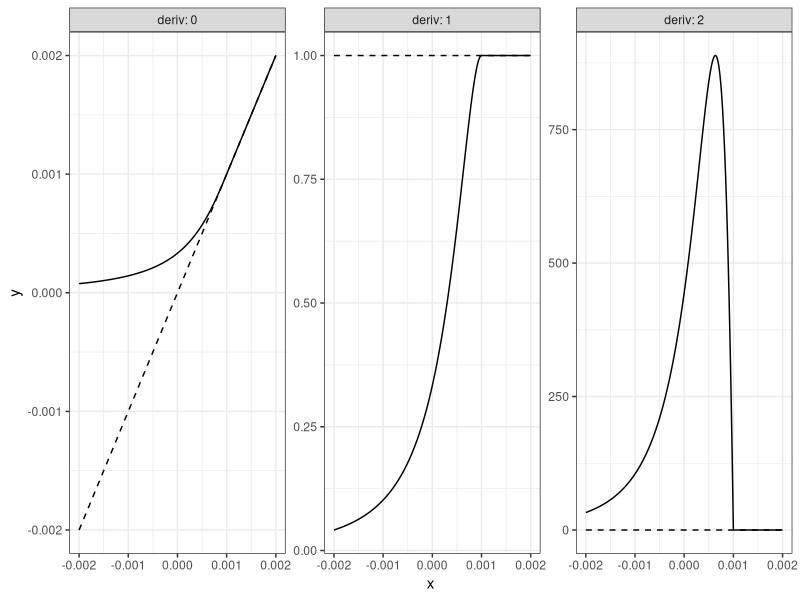
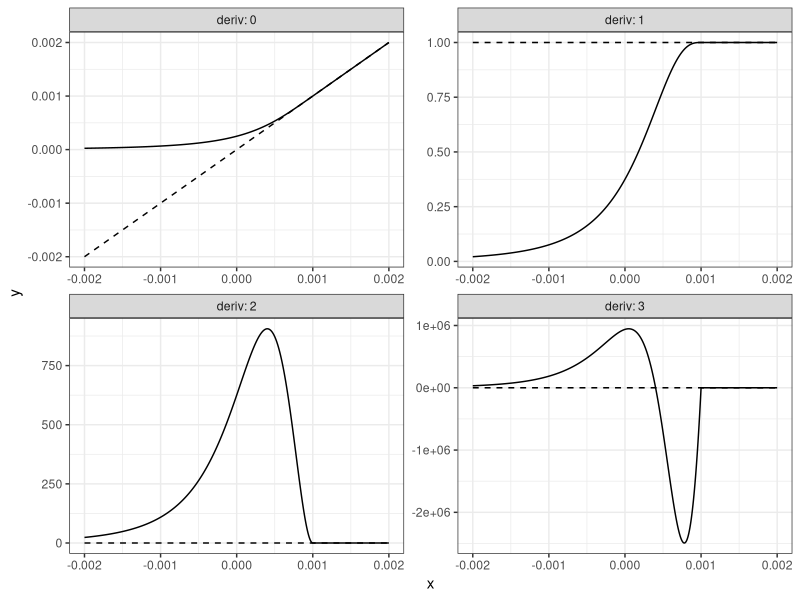
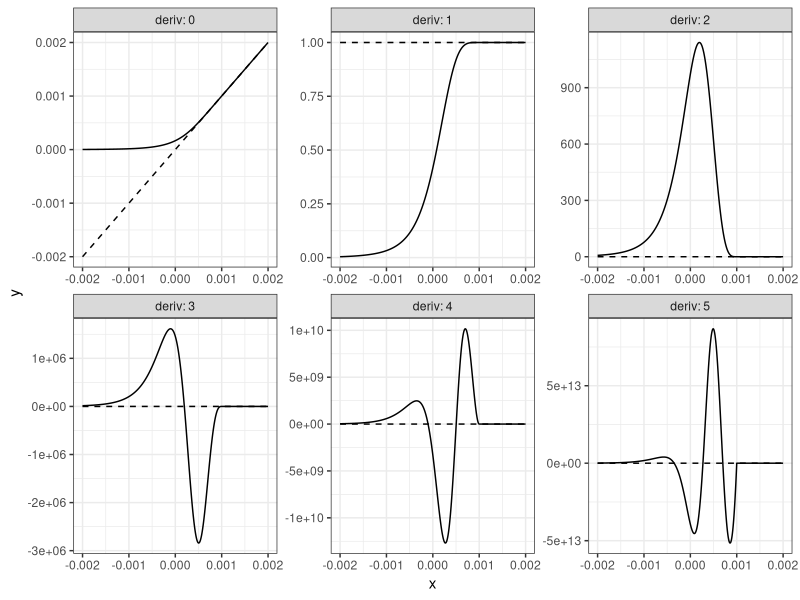

Here is the R script that generated these plots, in order:
## ---- chunk 1
f <- function(x,eps=0.001) {
    eps*(1/(1-(x-eps)/eps + (x-eps)^2/eps^2))
}
f(0.001)
library(numDeriv)
grad(f,0.001)
## not exactly zero but close enough ...
all.equal(drop(hessian(f,0.001)),0)
## ---- chunk 2
xvec <- seq(-0.002,0.002,length=601)
dfun <- function(f,xvec,eps=0.001,n) {
    gval <- switch(as.character(n), "0"=xvec, "1"=1, 0)
    e <- body(f)[[2]]
    for (i in seq_len(n)) {
        e <- D(e,name="x")
    }
    lval <- eval(e,list(x=xvec))
    return(ifelse(xvec<eps,lval,gval))
}

mkderivs <- function(f,maxd=3) {
    return(purrr::map_dfr(setNames(0:maxd,0:maxd),
                          ~tibble::tibble(x=xvec,y=dfun(f,xvec,n=.)),
                          .id="deriv"))
}

mkcomp <- function(maxd=3) {
    return(purrr::map_dfr(setNames(0:maxd,0:maxd),
                          ~tibble::tibble(x=xvec,
                                          y=dplyr::case_when(.==0 ~ xvec,
                                                      .==1 ~ 1,
                                                      TRUE ~ 0)),
                          .id="deriv"))
}

library(ggplot2); theme_set(theme_bw())

plotfun <- function(f,maxd=2,xvec=xvec) {
    dd <- mkderivs(f,maxd)
    cc <- mkcomp(maxd)
    return(ggplot(dd, aes(x,y))
           + geom_line()
           + geom_line(data=cc,linetype=2)
           + facet_wrap(~deriv,scale="free",
                        labeller=label_both)
           )
}

print(plotfun(f))
## ---- chunk 3
f <- function(x,eps=0.001) {
    eps*(1/(1-(x-eps)/eps + (x-eps)^2/eps^2 - (x-eps)^3/eps^3))
}
print(plotfun(f,3))
## ---- chunk 4
f <- function(x,eps=0.001) {
    eps*(1/(1-(x-eps)/eps + (x-eps)^2/eps^2 - (x-eps)^3/eps^3
        + (x-eps)^4/eps^4 - (x-eps)^5/eps^5))
}
print(plotfun(f,5))
